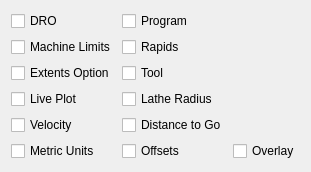
          <widget class="QWidget" name="tab_12">
           <attribute name="title">
            <string>Settings</string>
           </attribute>
           <layout class="QGridLayout" name="gridLayout_17">
            <item row="0" column="0">
             <widget class="QCheckBox" name="view_dro_cb">
              <property name="text">
               <string>DRO</string>
              </property>
             </widget>
            </item>
            <item row="1" column="0">
             <widget class="QCheckBox" name="view_limits_cb">
              <property name="text">
               <string>Machine Limits</string>
              </property>
             </widget>
            </item>
            <item row="2" column="0">
             <widget class="QCheckBox" name="view_extents_option_cb">
              <property name="text">
               <string>Extents Option</string>
              </property>
             </widget>
            </item>
            <item row="3" column="0">
             <widget class="QCheckBox" name="view_live_plot_cb">
              <property name="text">
               <string>Live Plot</string>
              </property>
             </widget>
            </item>
            <item row="4" column="0">
             <widget class="QCheckBox" name="view_velocity_cb">
              <property name="text">
               <string>Velocity</string>
              </property>
             </widget>
            </item>
            <item row="5" column="0">
             <widget class="QCheckBox" name="view_metric_units_cb">
              <property name="text">
               <string>Metric Units</string>
              </property>
             </widget>
            </item>
            <item row="0" column="1">
             <widget class="QCheckBox" name="view_program_cb">
              <property name="text">
               <string>Program</string>
              </property>
             </widget>
            </item>
            <item row="1" column="1">
             <widget class="QCheckBox" name="view_rapids_cb">
              <property name="text">
               <string>Rapids</string>
              </property>
             </widget>
            </item>
            <item row="2" column="1">
             <widget class="QCheckBox" name="view_tool_cb">
              <property name="text">
               <string>Tool</string>
              </property>
             </widget>
            </item>
            <item row="3" column="1">
             <widget class="QCheckBox" name="view_lathe_radius_cb">
              <property name="text">
               <string>Lathe Radius</string>
              </property>
             </widget>
            </item>
            <item row="4" column="1">
             <widget class="QCheckBox" name="view_dtg_cb">
              <property name="text">
               <string>Distance to Go</string>
              </property>
             </widget>
            </item>
            <item row="5" column="1">
             <widget class="QCheckBox" name="view_offsets_cb">
              <property name="text">
               <string>Offsets</string>
              </property>
             </widget>
            </item>
            <item row="5" column="2">
             <widget class="QCheckBox" name="view_overlay_cb">
              <property name="text">
               <string>Overlay</string>
              </property>
             </widget>
            </item>
           </layout>
          </widget>
